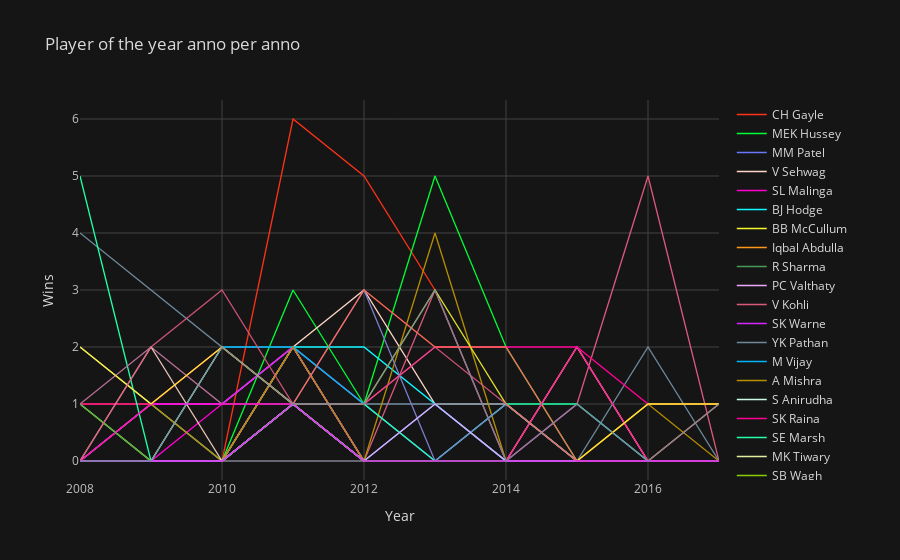

The code cell stored with this chart in its notebook:
### Code cell
val = sliderval.value

g = g[g.columns[0: val]]
print(val)
g.iplot(xTitle = "Year", yTitle = "Wins", title ="Player of the year anno per anno",colors =py.colors.qualitative.Light24, theme = 'solar')

### Figure 1 — Plotly figure (JSON) as saved in the notebook; plotly's stock layout.template omitted (floating-point values rounded to 4 significant figures)
{"data": [{"line": {"color": "rgba(253, 50, 22, 1.0)", "dash": "solid", "shape": "linear", "width": 1.3}, "mode": "lines", "name": "CH Gayle", "text": "", "type": "scatter", "x": [2008, 2009, 2010, 2011, 2012, 2013, 2014, 2015, 2016, 2017], "y": [0, 1, 0, 6, 5, 3, 0, 2, 0, 1]}, {"line": {"color": "rgba(0, 254, 53, 1.0)", "dash": "solid", "shape": "linear", "width": 1.3}, "mode": "lines", "name": "MEK Hussey", "text": "", "type": "scatter", "x": [2008, 2009, 2010, 2011, 2012, 2013, 2014, 2015, 2016, 2017], "y": [1, 0, 0, 3, 1, 5, 2, 0, 0, 0]}, {"line": {"color": "rgba(106, 118, 252, 1.0)", "dash": "solid", "shape": "linear", "width": 1.3}, "mode": "lines", "name": "MM Patel", "text": "", "type": "scatter", "x": [2008, 2009, 2010, 2011, 2012, 2013, 2014, 2015, 2016, 2017], "y": [0, 0, 0, 2, 0, 0, 0, 0, 0, 0]}, {"line": {"color": "rgba(254, 212, 196, 1.0)", "dash": "solid", "shape": "linear", "width": 1.3}, "mode": "lines", "name": "V Sehwag", "text": "", "type": "scatter", "x": [2008, 2009, 2010, 2011, 2012, 2013, 2014, 2015, 2016, 2017], "y": [2, 1, 1, 2, 3, 1, 1, 0, 0, 0]}, {"line": {"color": "rgba(254, 0, 206, 1.0)", "dash": "solid", "shape": "linear", "width": 1.3}, "mode": "lines", "name": "SL Malinga", "text": "", "type": "scatter", "x": [2008, 2009, 2010, 2011, 2012, 2013, 2014, 2015, 2016, 2017], "y": [0, 0, 1, 2, 1, 0, 0, 1, 0, 0]}, {"line": {"color": "rgba(13, 249, 255, 1.0)", "dash": "solid", "shape": "linear", "width": 1.3}, "mode": "lines", "name": "BJ Hodge", "text": "", "type": "scatter", "x": [2008, 2009, 2010, 2011, 2012, 2013, 2014, 2015, 2016, 2017], "y": [0, 1, 0, 2, 2, 1, 0, 0, 0, 0]}, {"line": {"color": "rgba(246, 249, 38, 1.0)", "dash": "solid", "shape": "linear", "width": 1.3}, "mode": "lines", "name": "BB McCullum", "text": "", "type": "scatter", "x": [2008, 2009, 2010, 2011, 2012, 2013, 2014, 2015, 2016, 2017], "y": [1, 0, 0, 2, 0, 0, 0, 2, 0, 0]}, {"line": {"color": "rgba(255, 150, 22, 1.0)", "dash": "solid", "shape": "linear", "width": 1.3}, "mode": "lines", "name": "Iqbal Abdulla", "text": "", "type": "scatter", "x": [2008, 2009, 2010, 2011, 2012, 2013, 2014, 2015, 2016, 2017], "y": [0, 0, 0, 2, 0, 0, 0, 0, 0, 0]}, {"line": {"color": "rgba(71, 155, 85, 1.0)", "dash": "solid", "shape": "linear", "width": 1.3}, "mode": "lines", "name": "R Sharma", "text": "", "type": "scatter", "x": [2008, 2009, 2010, 2011, 2012, 2013, 2014, 2015, 2016, 2017], "y": [0, 0, 0, 2, 0, 0, 0, 0, 0, 0]}, {"line": {"color": "rgba(238, 166, 251, 1.0)", "dash": "solid", "shape": "linear", "width": 1.3}, "mode": "lines", "name": "PC Valthaty", "text": "", "type": "scatter", "x": [2008, 2009, 2010, 2011, 2012, 2013, 2014, 2015, 2016, 2017], "y": [0, 0, 0, 2, 0, 0, 0, 0, 0, 0]}, {"line": {"color": "rgba(220, 88, 125, 1.0)", "dash": "solid", "shape": "linear", "width": 1.3}, "mode": "lines", "name": "V Kohli", "text": "", "type": "scatter", "x": [2008, 2009, 2010, 2011, 2012, 2013, 2014, 2015, 2016, 2017], "y": [0, 0, 0, 2, 0, 3, 0, 1, 5, 0]}, {"line": {"color": "rgba(214, 38, 255, 1.0)", "dash": "solid", "shape": "linear", "width": 1.3}, "mode": "lines", "name": "SK Warne", "text": "", "type": "scatter", "x": [2008, 2009, 2010, 2011, 2012, 2013, 2014, 2015, 2016, 2017], "y": [0, 1, 1, 2, 0, 0, 0, 0, 0, 0]}, {"line": {"color": "rgba(110, 137, 156, 1.0)", "dash": "solid", "shape": "linear", "width": 1.3}, "mode": "lines", "name": "YK Pathan", "text": "", "type": "scatter", "x": [2008, 2009, 2010, 2011, 2012, 2013, 2014, 2015, 2016, 2017], "y": [4, 3, 2, 2, 1, 1, 1, 0, 2, 0]}, {"line": {"color": "rgba(0, 181, 247, 1.0)", "dash": "solid", "shape": "linear", "width": 1.3}, "mode": "lines", "name": "M Vijay", "text": "", "type": "scatter", "x": [2008, 2009, 2010, 2011, 2012, 2013, 2014, 2015, 2016, 2017], "y": [0, 0, 2, 2, 1, 0, 1, 0, 0, 0]}, {"line": {"color": "rgba(182, 142, 0, 1.0)", "dash": "solid", "shape": "linear", "width": 1.3}, "mode": "lines", "name": "A Mishra", "text": "", "type": "scatter", "x": [2008, 2009, 2010, 2011, 2012, 2013, 2014, 2015, 2016, 2017], "y": [1, 1, 0, 2, 0, 4, 0, 0, 1, 0]}, {"line": {"color": "rgba(201, 251, 229, 1.0)", "dash": "solid", "shape": "linear", "width": 1.3}, "mode": "lines", "name": "S Anirudha", "text": "", "type": "scatter", "x": [2008, 2009, 2010, 2011, 2012, 2013, 2014, 2015, 2016, 2017], "y": [0, 0, 0, 1, 0, 0, 0, 0, 0, 0]}, {"line": {"color": "rgba(255, 0, 146, 1.0)", "dash": "solid", "shape": "linear", "width": 1.3}, "mode": "lines", "name": "SK Raina", "text": "", "type": "scatter", "x": [2008, 2009, 2010, 2011, 2012, 2013, 2014, 2015, 2016, 2017], "y": [1, 1, 2, 1, 1, 2, 2, 2, 1, 1]}, {"line": {"color": "rgba(34, 255, 167, 1.0)", "dash": "solid", "shape": "linear", "width": 1.3}, "mode": "lines", "name": "SE Marsh", "text": "", "type": "scatter", "x": [2008, 2009, 2010, 2011, 2012, 2013, 2014, 2015, 2016, 2017], "y": [5, 0, 0, 1, 1, 0, 1, 1, 0, 0]}, {"line": {"color": "rgba(227, 238, 158, 1.0)", "dash": "solid", "shape": "linear", "width": 1.3}, "mode": "lines", "name": "MK Tiwary", "text": "", "type": "scatter", "x": [2008, 2009, 2010, 2011, 2012, 2013, 2014, 2015, 2016, 2017], "y": [0, 0, 2, 1, 0, 0, 0, 0, 0, 0]}, {"line": {"color": "rgba(134, 206, 0, 1.0)", "dash": "solid", "shape": "linear", "width": 1.3}, "mode": "lines", "name": "SB Wagh", "text": "", "type": "scatter", "x": [2008, 2009, 2010, 2011, 2012, 2013, 2014, 2015, 2016, 2017], "y": [0, 0, 0, 1, 0, 0, 0, 0, 0, 0]}, {"line": {"color": "rgba(188, 113, 150, 1.0)", "dash": "solid", "shape": "linear", "width": 1.3}, "mode": "lines", "name": "DPMD Jayawardene", "text": "", "type": "scatter", "x": [2008, 2009, 2010, 2011, 2012, 2013, 2014, 2015, 2016, 2017], "y": [1, 2, 1, 1, 0, 0, 0, 0, 0, 0]}, {"line": {"color": "rgba(126, 125, 205, 1.0)", "dash": "solid", "shape": "linear", "width": 1.3}, "mode": "lines", "name": "DW Steyn", "text": "", "type": "scatter", "x": [2008, 2009, 2010, 2011, 2012, 2013, 2014, 2015, 2016, 2017], "y": [0, 0, 0, 1, 3, 0, 1, 0, 0, 0]}, {"line": {"color": "rgba(252, 105, 85, 1.0)", "dash": "solid", "shape": "linear", "width": 1.3}, "mode": "lines", "name": "G Gambhir", "text": "", "type": "scatter", "x": [2008, 2009, 2010, 2011, 2012, 2013, 2014, 2015, 2016, 2017], "y": [0, 1, 2, 1, 3, 2, 2, 0, 1, 1]}, {"line": {"color": "rgba(228, 143, 114, 1.0)", "dash": "solid", "shape": "linear", "width": 1.3}, "mode": "lines", "name": "S Sohal", "text": "", "type": "scatter", "x": [2008, 2009, 2010, 2011, 2012, 2013, 2014, 2015, 2016, 2017], "y": [0, 0, 0, 1, 0, 0, 0, 0, 0, 0]}, {"line": {"color": "rgba(228, 143, 114, 0.8999999999999999)", "dash": "solid", "shape": "linear", "width": 1.3}, "mode": "lines", "name": "S Dhawan", "text": "", "type": "scatter", "x": [2008, 2009, 2010, 2011, 2012, 2013, 2014, 2015, 2016, 2017], "y": [0, 0, 0, 1, 0, 0, 0, 0, 0, 1]}, {"line": {"color": "rgba(253, 50, 22, 0.8999999999999999)", "dash": "solid", "shape": "linear", "width": 1.3}, "mode": "lines", "name": "S Aravind", "text": "", "type": "scatter", "x": [2008, 2009, 2010, 2011, 2012, 2013, 2014, 2015, 2016, 2017], "y": [0, 0, 0, 1, 0, 0, 0, 0, 0, 0]}, {"line": {"color": "rgba(0, 254, 53, 0.8999999999999999)", "dash": "solid", "shape": "linear", "width": 1.3}, "mode": "lines", "name": "MR Marsh", "text": "", "type": "scatter", "x": [2008, 2009, 2010, 2011, 2012, 2013, 2014, 2015, 2016, 2017], "y": [0, 0, 0, 1, 0, 0, 0, 0, 0, 0]}, {"line": {"color": "rgba(106, 118, 252, 0.8999999999999999)", "dash": "solid", "shape": "linear", "width": 1.3}, "mode": "lines", "name": "P Parameswaran", "text": "", "type": "scatter", "x": [2008, 2009, 2010, 2011, 2012, 2013, 2014, 2015, 2016, 2017], "y": [0, 0, 0, 1, 0, 0, 0, 0, 0, 0]}, {"line": {"color": "rgba(254, 212, 196, 0.8999999999999999)", "dash": "solid", "shape": "linear", "width": 1.3}, "mode": "lines", "name": "LRPL Taylor", "text": "", "type": "scatter", "x": [2008, 2009, 2010, 2011, 2012, 2013, 2014, 2015, 2016, 2017], "y": [0, 2, 0, 1, 0, 0, 0, 0, 0, 0]}, {"line": {"color": "rgba(254, 0, 206, 0.8999999999999999)", "dash": "solid", "shape": "linear", "width": 1.3}, "mode": "lines", "name": "Harbhajan Singh", "text": "", "type": "scatter", "x": [2008, 2009, 2010, 2011, 2012, 2013, 2014, 2015, 2016, 2017], "y": [0, 1, 1, 1, 0, 1, 0, 2, 0, 0]}, {"line": {"color": "rgba(13, 249, 255, 0.8999999999999999)", "dash": "solid", "shape": "linear", "width": 1.3}, "mode": "lines", "name": "I Sharma", "text": "", "type": "scatter", "x": [2008, 2009, 2010, 2011, 2012, 2013, 2014, 2015, 2016, 2017], "y": [0, 0, 0, 1, 0, 1, 0, 0, 0, 0]}, {"line": {"color": "rgba(246, 249, 38, 0.8999999999999999)", "dash": "solid", "shape": "linear", "width": 1.3}, "mode": "lines", "name": "MS Dhoni", "text": "", "type": "scatter", "x": [2008, 2009, 2010, 2011, 2012, 2013, 2014, 2015, 2016, 2017], "y": [2, 1, 2, 1, 1, 3, 1, 0, 1, 1]}, {"line": {"color": "rgba(255, 150, 22, 0.8999999999999999)", "dash": "solid", "shape": "linear", "width": 1.3}, "mode": "lines", "name": "J Botha", "text": "", "type": "scatter", "x": [2008, 2009, 2010, 2011, 2012, 2013, 2014, 2015, 2016, 2017], "y": [0, 0, 0, 1, 0, 0, 0, 0, 0, 0]}, {"line": {"color": "rgba(71, 155, 85, 0.8999999999999999)", "dash": "solid", "shape": "linear", "width": 1.3}, "mode": "lines", "name": "JA Morkel", "text": "", "type": "scatter", "x": [2008, 2009, 2010, 2011, 2012, 2013, 2014, 2015, 2016, 2017], "y": [1, 0, 0, 1, 0, 0, 0, 0, 0, 0]}, {"line": {"color": "rgba(238, 166, 251, 0.8999999999999999)", "dash": "solid", "shape": "linear", "width": 1.3}, "mode": "lines", "name": "SK Trivedi", "text": "", "type": "scatter", "x": [2008, 2009, 2010, 2011, 2012, 2013, 2014, 2015, 2016, 2017], "y": [0, 0, 0, 1, 0, 1, 0, 0, 0, 0]}, {"line": {"color": "rgba(220, 88, 125, 0.8999999999999999)", "dash": "solid", "shape": "linear", "width": 1.3}, "mode": "lines", "name": "JH Kallis", "text": "", "type": "scatter", "x": [2008, 2009, 2010, 2011, 2012, 2013, 2014, 2015, 2016, 2017], "y": [0, 2, 3, 1, 1, 2, 1, 0, 0, 0]}, {"line": {"color": "rgba(214, 38, 255, 0.8999999999999999)", "dash": "solid", "shape": "linear", "width": 1.3}, "mode": "lines", "name": "MD Mishra", "text": "", "type": "scatter", "x": [2008, 2009, 2010, 2011, 2012, 2013, 2014, 2015, 2016, 2017], "y": [0, 0, 0, 1, 0, 0, 0, 0, 0, 0]}, {"line": {"color": "rgba(110, 137, 156, 0.8999999999999999)", "dash": "solid", "shape": "linear", "width": 1.3}, "mode": "lines", "name": "KA Pollard", "text": "", "type": "scatter", "x": [2008, 2009, 2010, 2011, 2012, 2013, 2014, 2015, 2016, 2017], "y": [0, 0, 2, 1, 1, 3, 0, 1, 0, 1]}], "layout": {"legend": {"bgcolor": "#151516", "font": {"color": "#D9D9D9"}}, "paper_bgcolor": "#151516", "plot_bgcolor": "#151516", "title": {"font": {"color": "#D9D9D9"}, "text": "Player of the year anno per anno"}, "xaxis": {"gridcolor": "#434343", "showgrid": true, "tickfont": {"color": "#C2C2C2"}, "title": {"font": {"color": "#D9D9D9"}, "text": "Year"}, "zerolinecolor": "#666570"}, "yaxis": {"gridcolor": "#434343", "showgrid": true, "tickfont": {"color": "#C2C2C2"}, "title": {"font": {"color": "#D9D9D9"}, "text": "Wins"}, "zerolinecolor": "#666570"}}}
